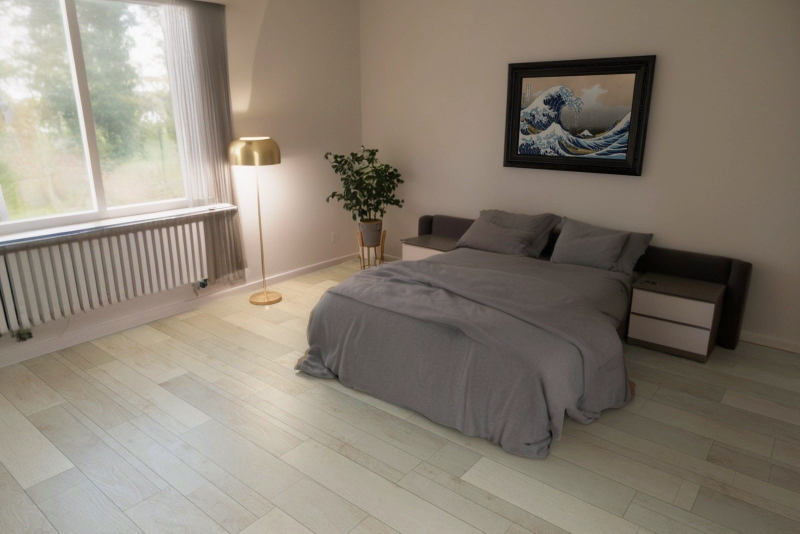
#> input picture data/bedroom/EHL014.jpg, 1600 x 1067 px (shown at 1/2 size)
$ python -i floor_tex.py   (imports and definitions only)   (older library calls are emulated)
#> lines starting #> are read from the running program, lines starting #| are printed output that depends on the picture
"""Текстура всего пола комнаты из фото декора — доски раскладываются так же, как на сайте (photo.js).

Запуск:  python tools/blender/floor_tex.py <id декора> <папка вывода> [ширина_м высота_м]
Пишет floor_<id>.png (цвет) и floor_<id>_joint.png (стыки досок, для рельефа фаски).
"""
import json, sys
from pathlib import Path

import cv2
import numpy as np

import plank_src

ROOT = Path(__file__).resolve().parents[2]
PX = 800                               # точек на метр пола (с фото ×4 — 1400)
TEX4X = Path('D:/pol-ai/tex4x')         # увеличенные фото декоров (upscale_tex.py)
TEX_W_M = 1.3                          # как DEFAULT_TEX_W_M в photo.js


def h1(x, y):
    return np.modf(np.sin(x * 12.9898 + y * 78.233) * 43758.5453)[0] % 1.0


def vertical(img):
    """Волокна/доски на фото идут сверху вниз: перепады яркости по x сильнее, чем по y."""
    g = cv2.GaussianBlur(img.mean(2), (0, 0), 2)
    gx, gy = cv2.Sobel(g, cv2.CV_32F, 1, 0), cv2.Sobel(g, cv2.CV_32F, 0, 1)
    return float((gx ** 2).mean() / (gy ** 2).mean()) > 1.3


# [45 lines left out: function build, not called in this run]


# [12 lines not run here, left out]

>>> import cv2
>>> picture = cv2.imread('../../data/bedroom/EHL014.jpg')
#> picture is the input picture: shape (1067, 1600, 3); mean B, G, R 115.4, 127.6, 136.8
>>> result = vertical(picture)
#> in vertical, `g = cv2.GaussianBlur(img.mean(2), (0, 0), 2)`:
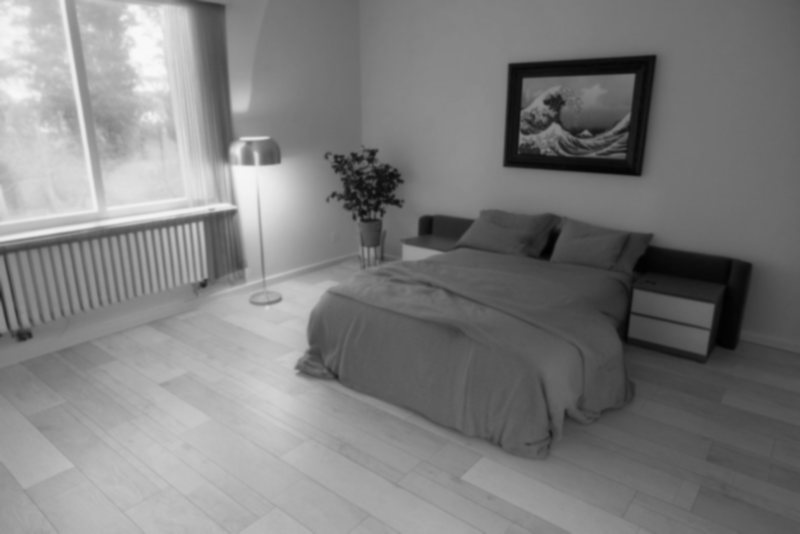
#> g: shape (1067, 1600) float64 (shown at 1/2 size); min 1.02, max 249.9, mean 126.6
#> (the run stopped early here; a loop or call above may not have finished)
